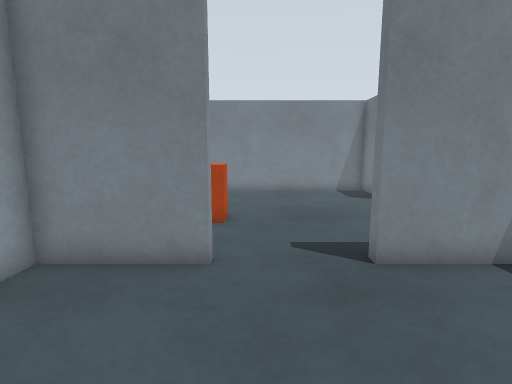
[1] (above)

16 first-person views from a walk through a Gazebo world. The camera is 0.6 m above the floor, tilts 8° down and sees 85° across. The floor is counted in squares, 0.25 m on a side. Each view is taken from the middle of a square. On the plan, view 1 faces up. The plan holds only what a view shows up to about 18 squares ahead; the rest is blank. Robots are left out.

[2]
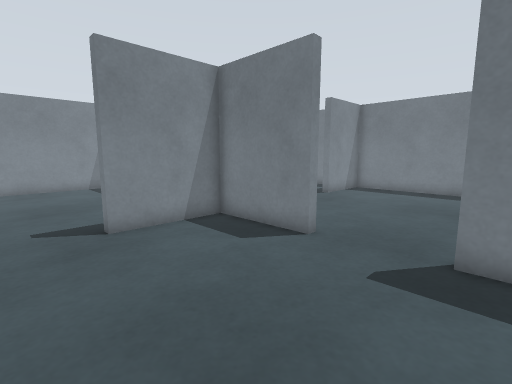

[3]
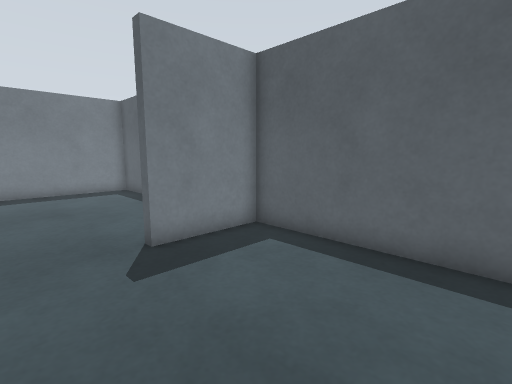

[4]
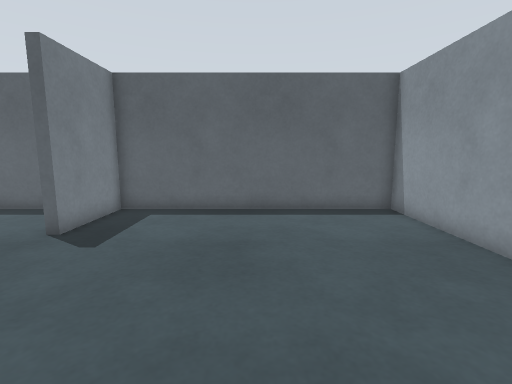

[5]
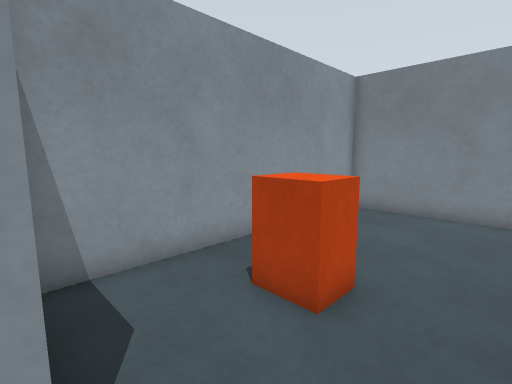

[6]
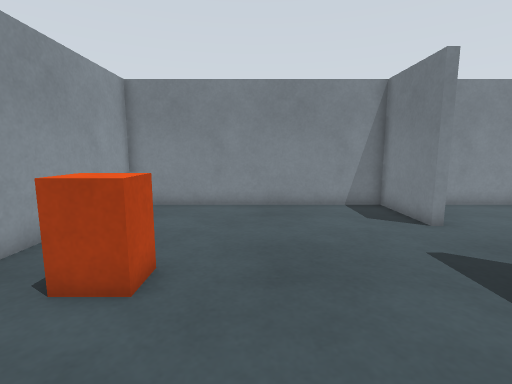

[7]
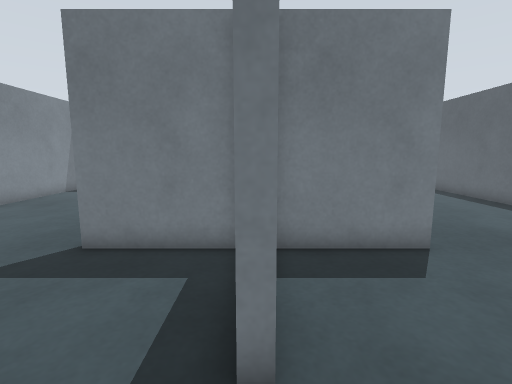

[8]
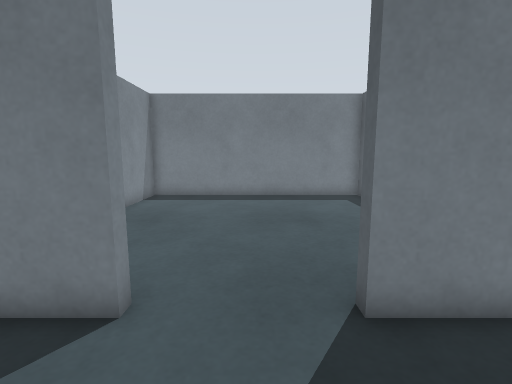

[9]
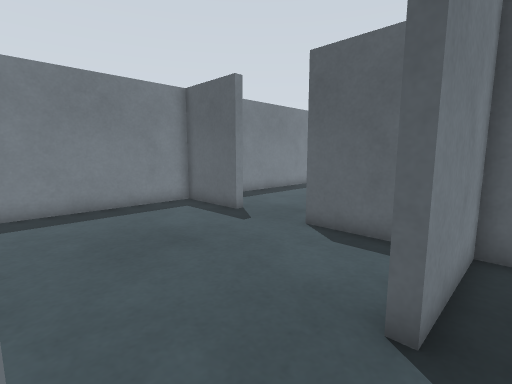

[10]
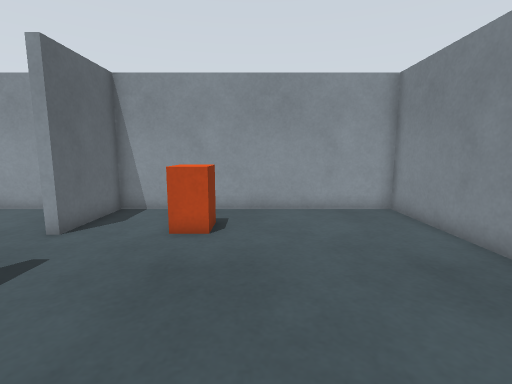

[11]
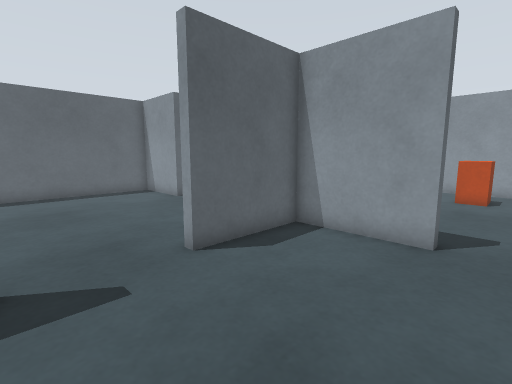

[12]
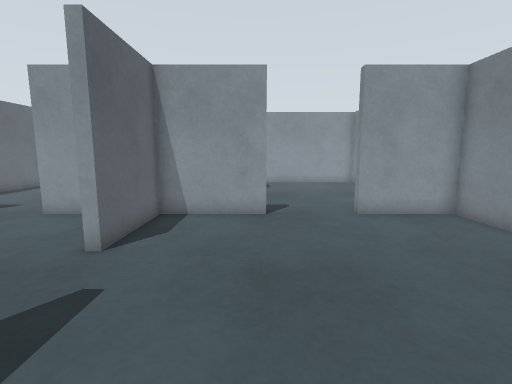

[13]
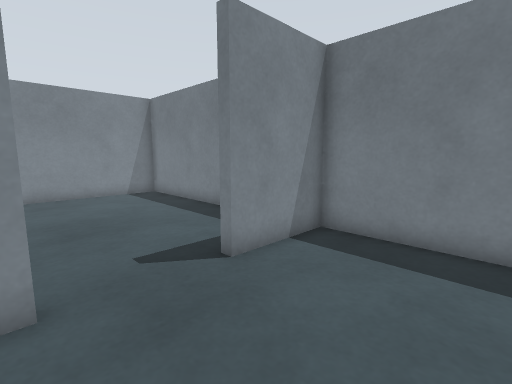

[14]
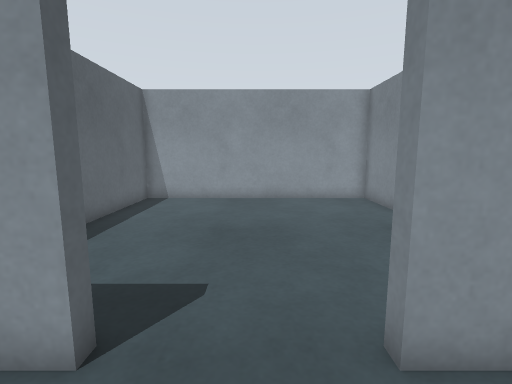

[15]
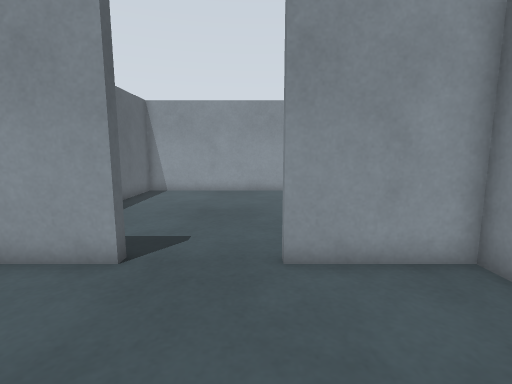

[16]
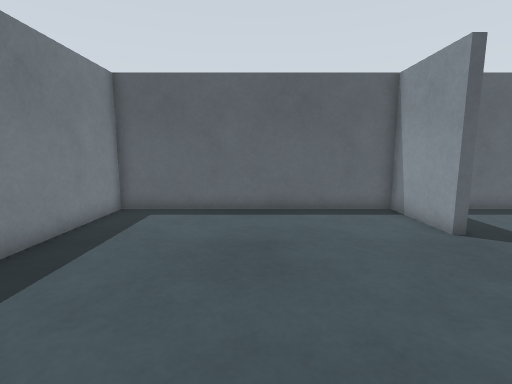

### Floor plan
Ten units are one square. View 1 is at (0, 0); x grows to the right and y downward. Boxes are objects, and circles mark ways between rooms. Rooms are numbered by the first view taken in them; rooms with no view inside come last. Other rooms are left out.
<svg viewBox="-53 -183 246 246">
<path fill="none" stroke="#000" d="M68 -16 68 -58 26 -58M-10 -58 -48 -58 -48 58 68 58 68 20M68 -140 68 -178 -48 -178 -48 -62 -10 -62 -10 -58M26 -58 26 -62M61 -62 68 -62 68 -104M68 -104 72 -104 72 -62 114 -62 114 -58M150 -58 150 -62 188 -62 188 -178 72 -178 72 -140 68 -140M114 -58 110 -58M68 20 72 20 72 58 188 58 188 -58 150 -58M81 -58 72 -58 72 -16 68 -16"/>
<rect x="-25" y="-115" width="20" height="30" fill="#bbb"><title>orange box</title></rect>
<circle cx="5" cy="-60" r="3" fill="#2a7"/>
<circle cx="70" cy="0" r="3" fill="#2a7"/>
<circle cx="70" cy="-125" r="3" fill="#2a7"/>
<circle cx="130" cy="-60" r="3" fill="#2a7"/>
<text x="10" y="0">1</text>
<text x="10" y="-120">2</text>
<text x="130" y="-120">3</text>
<text x="130" y="0">4</text>
</svg>
Room 1 opens to room 2. Room 1 opens to room 4. Room 2 opens to room 3. Room 3 opens to room 4.

Where each view was taken, in squares from view 1:
view 1: 0 up, 0 right, facing up
view 2: 3 down, 0 right, facing up-right
view 3: 1 up, 0 right, facing down-right
view 4: 6 up, 1 right, facing down
view 5: 6 up, 1 right, facing up-left
view 6: 5 up, 1 right, facing up
view 7: 6 up, 0 right, facing right
view 8: 12 up, 3 right, facing right
view 9: 14 up, 6 right, facing down-right
view 10: 12 up, 7 right, facing left
view 11: 12 up, 15 right, facing down-left
view 12: 10 up, 18 right, facing left
view 13: 1 up, 11 right, facing up-right
view 14: 0 up, 10 right, facing left
view 15: 1 up, 13 right, facing left
view 16: 6 up, 13 right, facing down
